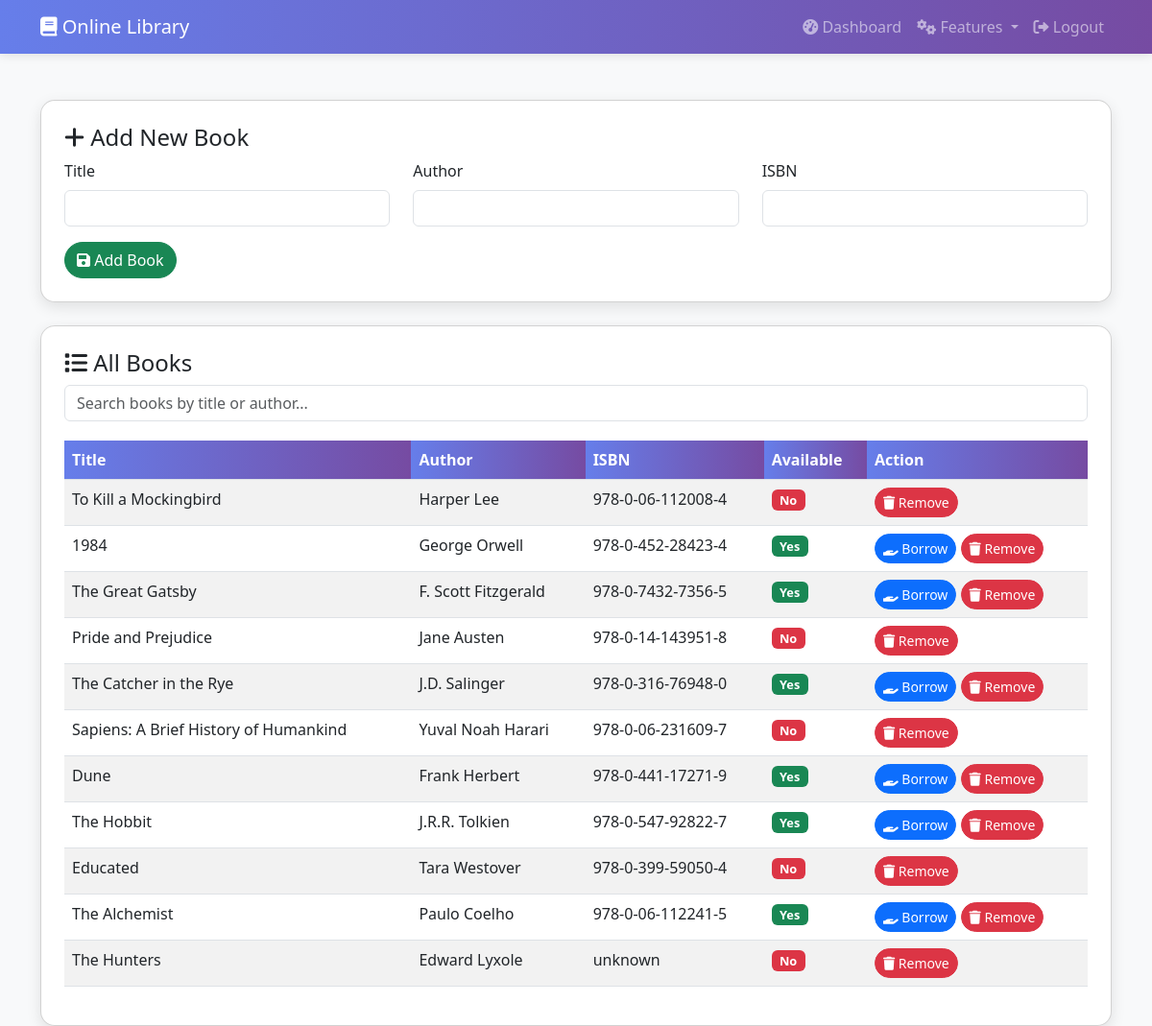
Before: /books (signed in) with the older database file.
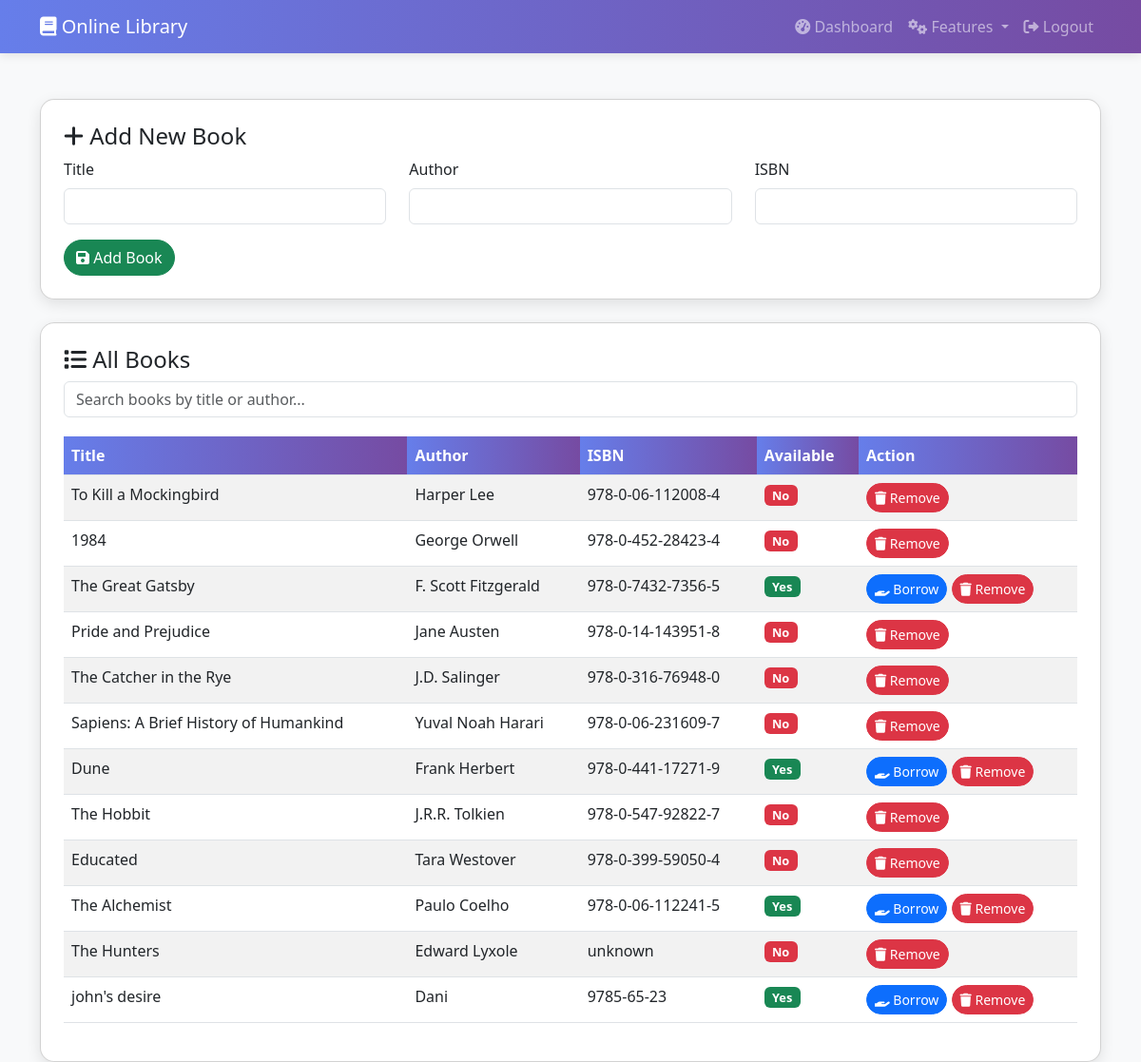
After: the same page with the newer database file.
### tables this page shows
CREATE TABLE books (
    id INTEGER PRIMARY KEY AUTOINCREMENT,
    title TEXT NOT NULL,
    author TEXT NOT NULL,
    isbn TEXT UNIQUE NOT NULL,
    available BOOLEAN DEFAULT 1
);

### app.py (the view, shortened to what this page needs)
@app.route('/books', methods=['GET', 'POST'])
def books():
    if 'user_id' not in session:
        return redirect(url_for('login'))
    conn = get_db()
    books = conn.execute('SELECT * FROM books').fetchall()
    conn.close()
    return render_template('books.html', books=books)

### app.py (called while the page is built)
def get_db():
    conn = sqlite3.connect('online_library.db')
    conn.row_factory = sqlite3.Row
    return conn

### templates/books.html (shortened to what this page needs)
<!DOCTYPE html>
<html lang="en">
<head>
    <link href="https://cdn.jsdelivr.net/npm/bootstrap@5.3.0/dist/css/bootstrap.min.css" rel="stylesheet">
    <link rel="stylesheet" href="https://cdnjs.cloudflare.com/ajax/libs/font-awesome/6.0.0/css/all.min.css">
    <link rel="stylesheet" href="https://cdnjs.cloudflare.com/ajax/libs/animate.css/4.1.1/animate.min.css">
</head>
<body>
    <nav class="navbar navbar-expand-lg navbar-dark">
        <div class="container">
            <a class="navbar-brand animate__animated animate__fadeInLeft" href="#"><i class="fas fa-book"></i> Online Library</a>
            <div class="collapse navbar-collapse" id="navbarNav">
                <div class="navbar-nav ms-auto">
                    <a class="nav-link" href="/dashboard"><i class="fas fa-tachometer-alt"></i> Dashboard</a>
                    {% if session.role == 'admin' %}
                    <li class="nav-item dropdown">
                        <a class="nav-link dropdown-toggle" href="#" id="featuresDropdown" role="button" data-bs-toggle="dropdown" aria-expanded="false">
                            <i class="fas fa-cogs"></i> Features
                        </a>
                    </li>
                    {% endif %}
                    <a class="nav-link" href="/logout"><i class="fas fa-sign-out-alt"></i> Logout</a>
                </div>
            </div>
        </div>
    </nav>
    <div class="container mt-5">
        {% if session.role == 'admin' %}
        <div class="row mb-4">
            <div class="col-12">
                <div class="card p-4 animate__animated animate__fadeInUp">
                    <h4><i class="fas fa-plus"></i> Add New Book</h4>
                    <form method="post" id="addBookForm">
                        <div class="row">
                            <div class="col-md-4 mb-3">
                                <label for="title" class="form-label">Title</label>
                                <input type="text" class="form-control" id="title" name="title" required>
                            </div>
                            <div class="col-md-4 mb-3">
                                <label for="author" class="form-label">Author</label>
                                <input type="text" class="form-control" id="author" name="author" required>
                            </div>
                            <div class="col-md-4 mb-3">
                                <label for="isbn" class="form-label">ISBN</label>
                                <input type="text" class="form-control" id="isbn" name="isbn" required>
                            </div>
                        </div>
                        <button type="submit" class="btn btn-success"><i class="fas fa-save"></i> Add Book</button>
                    </form>
                </div>
            </div>
        </div>
        {% endif %}
        <div class="row">
            <div class="col-12">
                <div class="card p-4 animate__animated animate__fadeInUp">
                    <h4><i class="fas fa-list"></i> All Books</h4>
                    <div class="search-bar">
                        <input type="text" id="searchInput" class="form-control" placeholder="Search books by title or author...">
                    </div>
                    {% if books %}
                    <div class="table-responsive">
                        <table class="table table-striped" id="booksTable">
                            <thead>
                                <tr>
                                    <th>Title</th>
                                    <th>Author</th>
                                    <th>ISBN</th>
                                    <th>Available</th>
                                    <th>Action</th>
                                </tr>
                            </thead>
                            <tbody>
                                {% for book in books %}
                                <tr>
                                    <td>{{ book.title }}</td>
                                    <td>{{ book.author }}</td>
                                    <td>{{ book.isbn }}</td>
                                    <td>
                                        {% if book.available %}
                                        <span class="badge bg-success">Yes</span>
                                        {% else %}
                                        <span class="badge bg-danger">No</span>
                                        {% endif %}
                                    </td>
                                    <td>
                                        {% if book.available %}
                                        <a href="/borrow/{{ book.id }}" class="btn btn-primary btn-sm" data-bs-toggle="tooltip" title="Borrow this book"><i class="fas fa-hand-holding"></i> Borrow</a>
                                        {% endif %}
                                        {% if session.role == 'admin' %}
                                        <a href="/admin/remove_book/{{ book.id }}" class="btn btn-danger btn-sm" onclick="return confirm('Are you sure?')" data-bs-toggle="tooltip" title="Remove this book"><i class="fas fa-trash"></i> Remove</a>
                                        {% endif %}
                                    </td>
                                </tr>
                                {% endfor %}
                            </tbody>
                        </table>
                    </div>
                    {% else %}
                    <p class="text-muted">No books available.</p>
                    {% endif %}
                </div>
            </div>
        </div>
    </div>
</body>
</html>

### templates/books.html (style rules this page uses)
body { background-color: #f8f9fa; font-family: 'Segoe UI', sans-serif; }
.navbar { background: linear-gradient(90deg, #667eea, #764ba2); box-shadow: 0 2px 10px rgba(0,0,0,0.1); }
.card { border-radius: 15px; box-shadow: 0 5px 15px rgba(0,0,0,0.1); transition: transform 0.3s ease; }
.table th { background: linear-gradient(90deg, #667eea, #764ba2); color: white; }
.btn { border-radius: 20px; transition: all 0.3s ease; }
.badge { font-size: 0.8em; }
.search-bar { margin-bottom: 20px; }
.animate__fadeInUp { animation: fadeInUp 0.6s ease-out; }

Changed rows visible on the page:
changed books "George Orwell": available "Yes Borrow" → "No"
changed books "The Catcher in the Rye": available "Yes Borrow" → "No"
changed books "The Hobbit": available "Yes Borrow" → "No"
added books: title "john's desire", author "Dani", isbn "9785-65-23", available "Yes"
